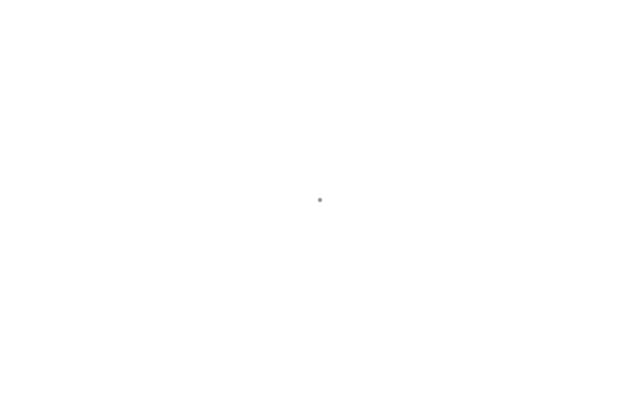
Frame 1 (no input)
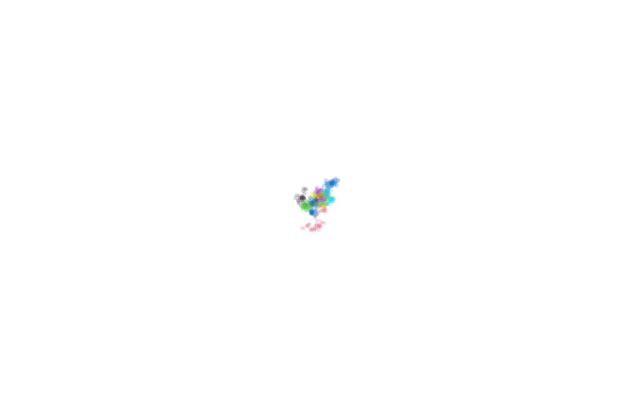
Frame 60 (no input)
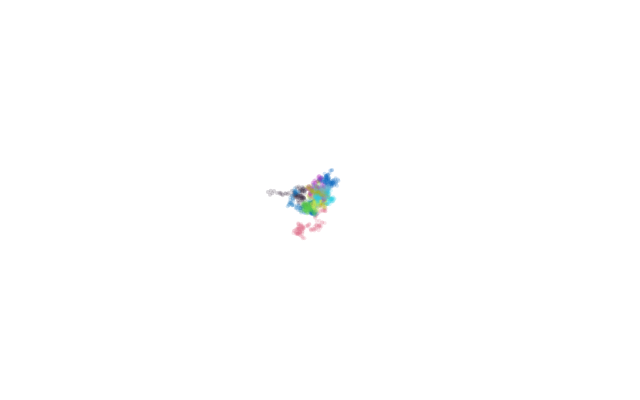
Frame 120 (the mouse pressed at the canvas centre since frame 60)

The p5.js sketch that drew these frames (run headless with seeded random() and noise() and a simulated clock; from frame 60 on, the mouse is pressed at the canvas centre):

// p5.js sketch
// ── sketch.js
var w = [];
var n = 10;

function setup() {
  createCanvas(640, 400);
  background(255);
  for (var i = 0; i < n; i++) {
    walker = new Walker(width/2, height/2);
    w.push(walker);
  }
}

function draw() {
  for (var i = 0; i < w.length; i++) {
    w[i].display();
    w[i].move();  
  }
}

function mouseDragged() {
  walker = new Walker(mouseX, mouseY);
  w.push(walker);
}

function Walker(x, y) {
  this.pos = createVector(x, y);
  
  this.r = random(0,255);
  this.g = random(0,255);
  this.b = random(0,255);
  
  this.display = function() {
    fill(this.r, this.g, this.b, 50);
    noStroke();
    ellipse(this.pos.x, this.pos.y, 4, 4);
  }
  
  this.move = function() {
    var vel = createVector(random(-3, 3), random(-3, 3));
    this.pos.add(vel);
  }
}
